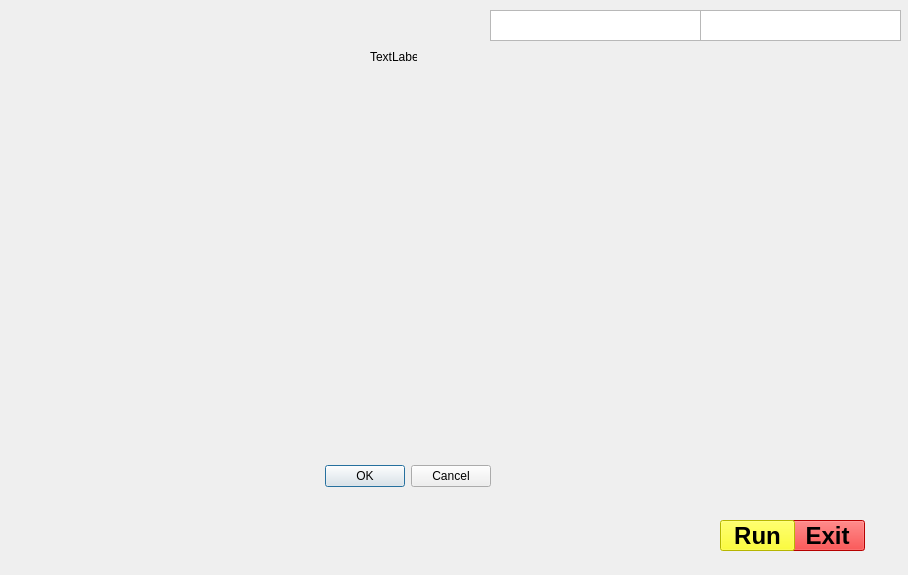
<?xml version="1.0" encoding="UTF-8"?>
<ui version="4.0">
 <class>Dialog</class>
 <widget class="QDialog" name="Dialog">
  <property name="geometry">
   <rect>
    <x>0</x>
    <y>0</y>
    <width>908</width>
    <height>575</height>
   </rect>
  </property>
  <property name="windowTitle">
   <string>Dialog</string>
  </property>
  <widget class="QDialogButtonBox" name="buttonBox">
   <property name="geometry">
    <rect>
     <x>150</x>
     <y>460</y>
     <width>341</width>
     <height>32</height>
    </rect>
   </property>
   <property name="orientation">
    <enum>Qt::Horizontal</enum>
   </property>
   <property name="standardButtons">
    <set>QDialogButtonBox::Cancel|QDialogButtonBox::Ok</set>
   </property>
  </widget>
  <widget class="QLabel" name="label">
   <property name="geometry">
    <rect>
     <x>-210</x>
     <y>0</y>
     <width>1201</width>
     <height>581</height>
    </rect>
   </property>
   <property name="styleSheet">
    <string notr="true">background:transparent</string>
   </property>
   <property name="text">
    <string/>
   </property>
   <property name="pixmap">
    <pixmap>../../../Downloads/iron_jarvis.gif</pixmap>
   </property>
  </widget>
  <widget class="QPushButton" name="pushButton_2">
   <property name="geometry">
    <rect>
     <x>790</x>
     <y>520</y>
     <width>75</width>
     <height>31</height>
    </rect>
   </property>
   <property name="font">
    <font>
     <pointsize>18</pointsize>
     <weight>75</weight>
     <bold>true</bold>
    </font>
   </property>
   <property name="styleSheet">
    <string notr="true">background-color: rgb(255, 0, 0);</string>
   </property>
   <property name="text">
    <string>Exit</string>
   </property>
  </widget>
  <widget class="QPushButton" name="pushButton">
   <property name="geometry">
    <rect>
     <x>720</x>
     <y>520</y>
     <width>75</width>
     <height>31</height>
    </rect>
   </property>
   <property name="font">
    <font>
     <pointsize>18</pointsize>
     <weight>75</weight>
     <bold>true</bold>
    </font>
   </property>
   <property name="styleSheet">
    <string notr="true">background-color: rgb(255, 255, 0);</string>
   </property>
   <property name="text">
    <string>Run</string>
   </property>
  </widget>
  <widget class="QTextBrowser" name="textBrowser">
   <property name="geometry">
    <rect>
     <x>490</x>
     <y>10</y>
     <width>211</width>
     <height>31</height>
    </rect>
   </property>
   <property name="styleSheet">
    <string notr="true">background:transparent
border-radius none</string>
   </property>
  </widget>
  <widget class="QTextBrowser" name="textBrowser_2">
   <property name="geometry">
    <rect>
     <x>700</x>
     <y>10</y>
     <width>201</width>
     <height>31</height>
    </rect>
   </property>
   <property name="styleSheet">
    <string notr="true">background:transparent
border-radius none
</string>
   </property>
  </widget>
  <widget class="QLabel" name="label_2">
   <property name="geometry">
    <rect>
     <x>-150</x>
     <y>250</y>
     <width>441</width>
     <height>321</height>
    </rect>
   </property>
   <property name="text">
    <string/>
   </property>
   <property name="pixmap">
    <pixmap>../../../Downloads/logo_iron.gif</pixmap>
   </property>
  </widget>
  <widget class="QLabel" name="label_3">
   <property name="geometry">
    <rect>
     <x>370</x>
     <y>50</y>
     <width>47</width>
     <height>13</height>
    </rect>
   </property>
   <property name="text">
    <string>TextLabel</string>
   </property>
  </widget>
  <widget class="QLabel" name="label_4">
   <property name="geometry">
    <rect>
     <x>0</x>
     <y>0</y>
     <width>451</width>
     <height>71</height>
    </rect>
   </property>
   <property name="text">
    <string/>
   </property>
   <property name="pixmap">
    <pixmap>../../../Downloads/initiating system.gif</pixmap>
   </property>
  </widget>
 </widget>
 <resources/>
 <connections>
  <connection>
   <sender>buttonBox</sender>
   <signal>accepted()</signal>
   <receiver>Dialog</receiver>
   <slot>accept()</slot>
   <hints>
    <hint type="sourcelabel">
     <x>248</x>
     <y>254</y>
    </hint>
    <hint type="destinationlabel">
     <x>157</x>
     <y>274</y>
    </hint>
   </hints>
  </connection>
  <connection>
   <sender>buttonBox</sender>
   <signal>rejected()</signal>
   <receiver>Dialog</receiver>
   <slot>reject()</slot>
   <hints>
    <hint type="sourcelabel">
     <x>316</x>
     <y>260</y>
    </hint>
    <hint type="destinationlabel">
     <x>286</x>
     <y>274</y>
    </hint>
   </hints>
  </connection>
 </connections>
</ui>
